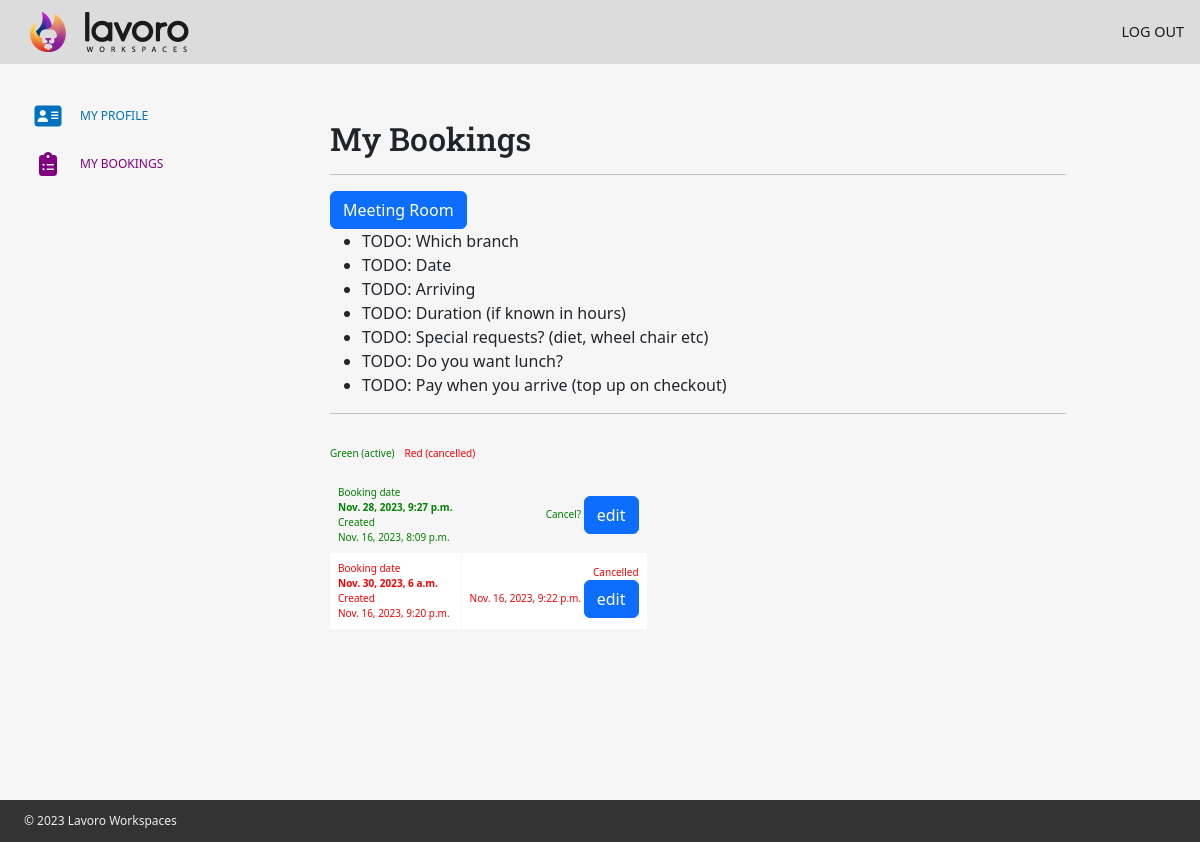
/profile/bookings (signed in), run on an earlier commit of the app's database.
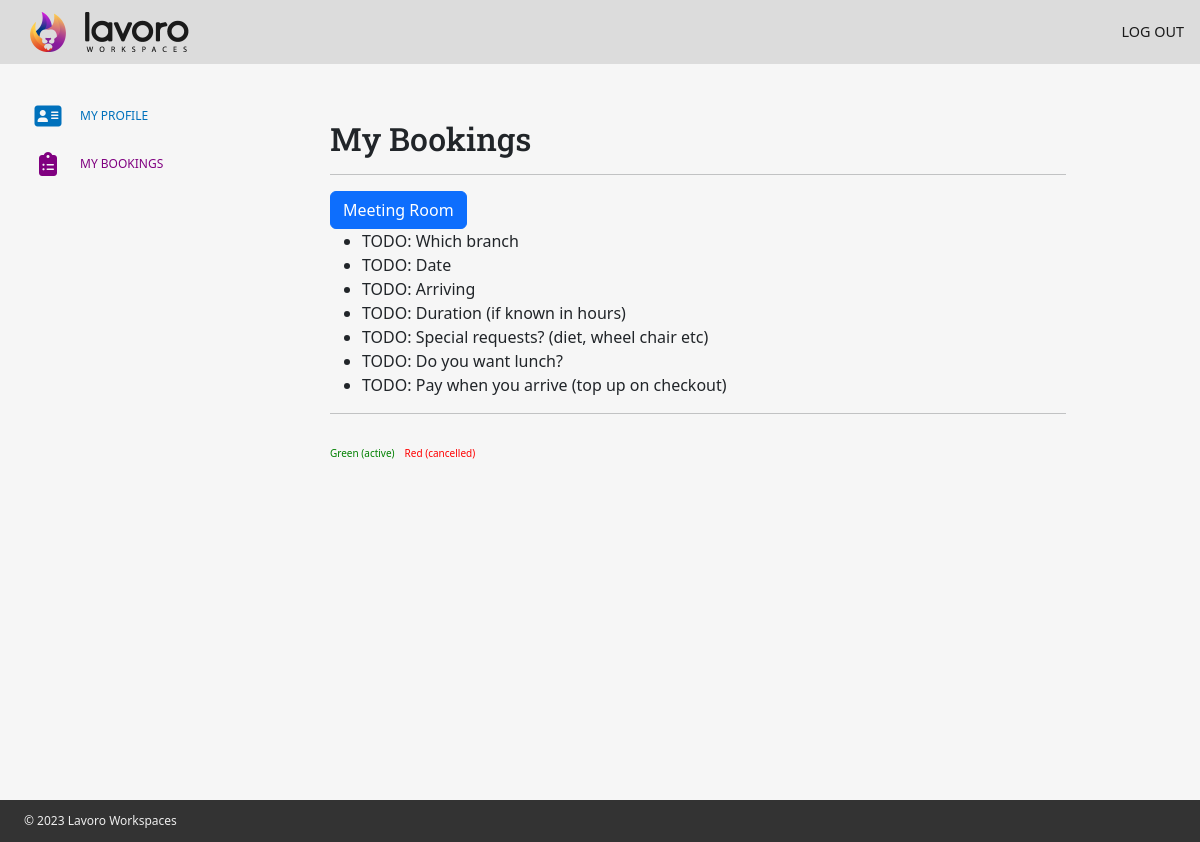
And on a later commit of the database.
### booking/models.py (models this page shows)
class Booking(models.Model):
    MEAL = (
        ("NONE", "NONE"),
        ("BEEF", "BEEF"),
        ("CHICKEN", "CHICKEN"),
        ("VEGETARIAN", "VEGETARIAN"),
    )
    member = models.ForeignKey(User, on_delete=models.CASCADE, null=True)
    date = models.DateTimeField(default=datetime.now, null=True)
    created = models.DateTimeField(default=datetime.now, null=True)
    cancel = models.BooleanField(default=False, blank=True)
    cancelwhen = models.DateTimeField(default=datetime.now, null=True)
    meal = models.CharField(max_length=99, choices=MEAL, default="NONE")

### members/views.py (the view)
# urls.py: path('bookings', views.bookings, name='mybookings'),
@login_required
def bookings(request):
    booking_data = Booking.objects.filter(member=request.user)
    if request.method == 'POST':
        form = BookingForm(request.POST)
        if form.is_valid():
            form.save()
            messages.success(request, "Data is saved!")
            return redirect('bookings')  # Redirect to a success page
    else:
        form = BookingForm()
    context = {
        'form': form,
        'booking_data': booking_data
    }
    return render(request, 'mybookings.html', context)

### members/templates/mybookings.html (shortened to what this page needs)
{% extends 'base_members.html' %}
{% block member_content %}
    <h2>
        My Bookings
    </h2>
    <hr/>
    <div class="row">
        <div class="col-xs-6 col-md-6">
            <button type="button" class="btn btn-primary" data-bs-toggle="modal" data-bs-target="#meetingroom">
                Meeting Room
            </button>
        </div>
        <div class="col-xs-6 col-md-6"></div>
    </div>
    <ul>
        <li>TODO: Which branch</li>
        <li>TODO: Date</li>
        <li>TODO: Arriving</li>
        <li>TODO: Duration (if known in hours)</li>
        <li>TODO: Special requests? (diet, wheel chair etc)</li>
        <li>TODO: Do you want lunch?</li>
        <li>TODO: Pay when you arrive (top up on checkout)</li>
    </ul>
    <hr/>
    <ul class="key">
        <li class="good">Green (active)</li>
        <li class="bad">Red (cancelled)</li>
    </ul>
    <table>
        <tbody>
            {% for item in booking_data %}
                <tr class="{% if item.cancel %}red{% else%}green{% endif%}">
                    <td>
                        <small>Booking date</small>
                        <br/>
                        <strong>{{ item.date }}</strong>
                        <br/>
                        <small>Created</small>
                        <br/>
                        {{ item.created }}
                    </td>
                    <td align="right">
                        {% if item.cancel %}
                            <span style="color:red">Cancelled<br/>{{ item.cancelwhen }}</span>
                        {% else%}
                            <span style="color:green">Cancel?</span>
                        {% endif%}
                        <button type="button" class="btn btn-primary" data-bs-toggle="modal" data-bs-target="#exampleModal">
                            edit
                        </button>
                    </td>
                </tr>
            {% endfor %}
        </tbody>
    </table>
{% endblock %}

What changed in the data, as far as the page shows it:
removed Booking: date "Nov. 28, 2023, 9:27 p.m.", created "Nov. 16, 2023, 8:09 p.m.", cancel "Cancel?"
removed Booking: date "Nov. 30, 2023, 6 a.m.", created "Nov. 16, 2023, 9:20 p.m.", cancelwhen "Nov. 16, 2023, 9:22 p.m.", cancel True (drawn)
